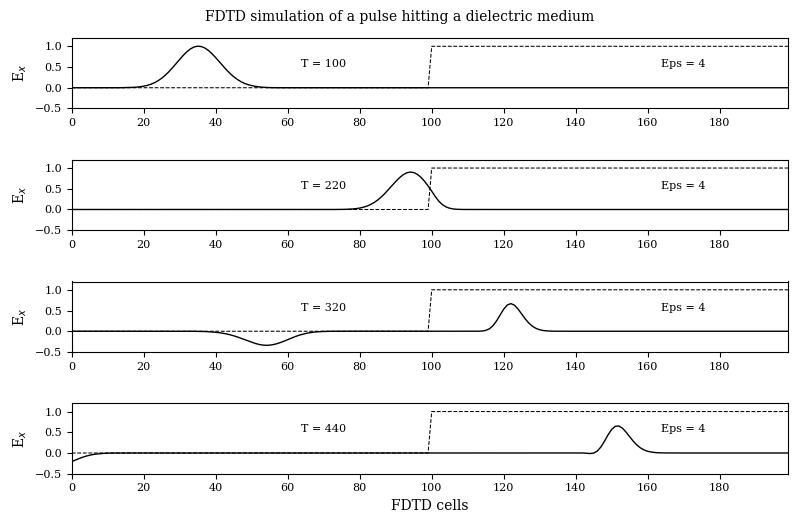

Write Python code to recreate this figure.
#!/usr/bin/env python
# File: fd1d_1_3.py
# Name: D.Saravanan
# Date: 21/10/2021

""" Simulation of a pulse hitting a dielectric medium """

import matplotlib.pyplot as plt
import numpy as np
import matplotlib
matplotlib.rcParams.update({'font.family': 'serif', 'font.size': 8,
                            'axes.labelsize': 10, 'axes.titlesize': 10, 'figure.titlesize': 10})

ke = 200
ex = np.zeros(ke)
hy = np.zeros(ke)

# Pulse parameters
t0 = 40
spread = 12

boundary_low = [0, 0]
boundary_high = [0, 0]

# Create Dielectric Profile
epsilon = 4
cb = np.ones(ke)
cb = 0.5 * cb
cb[100:] = 0.5/epsilon

nsteps = 440

# desired points for plotting
points = [
    {'num_steps': 100, 'data': None, 'label': ' '},
    {'num_steps': 220, 'data': None, 'label': ' '},
    {'num_steps': 320, 'data': None, 'label': ' '},
    {'num_steps': 440, 'data': None, 'label': 'FDTD cells'}
]

# FDTD loop
for time_step in range(1, nsteps + 1):

    # calculate the Ex field
    for k in range(1, ke):
        ex[k] = ex[k] + cb[k] * (hy[k - 1] - hy[k])

    # put a Gaussian pulse at the low end
    ex[5] = ex[5] + np.exp(-0.5 * ((t0 - time_step)/spread)**2)

    # absorbing boundary conditons
    ex[0] = boundary_low.pop(0)
    boundary_low.append(ex[1])
    ex[ke - 1] = boundary_high.pop(0)
    boundary_high.append(ex[ke - 2])

    # calculate the Hy field
    for k in range(ke - 1):
        hy[k] = hy[k] + 0.5 * (ex[k] - ex[k + 1])

    # save data at certain points for plotting
    for plot_data in points:
        if time_step == plot_data['num_steps']:
            plot_data['data'] = np.copy(ex)

fig = plt.figure(figsize=(8, 5.25))
fig.suptitle(r'FDTD simulation of a pulse hitting a dielectric medium')


def plotting(data, timestep, label):
    """ plot of E field at a single time step """
    ax.plot(data, color='k', linewidth=1)
    ax.plot((0.5/cb - 1)/3, 'k--', linewidth=0.75)
    ax.set(xlim=(0, 199), ylim=(-0.5, 1.2),
           xlabel=r'{}'.format(label), ylabel=r'E$_x$')
    ax.set(xticks=np.arange(0, 199, 20), yticks=np.arange(-0.5, 1.2, 0.5))
    ax.text(70, 0.5, 'T = {}'.format(timestep), horizontalalignment='center')
    ax.text(170, 0.5, 'Eps = {}'.format(epsilon), horizontalalignment='center')


for subplot_num, plot_data in enumerate(points):
    ax = fig.add_subplot(4, 1, subplot_num + 1)
    plotting(plot_data['data'], plot_data['num_steps'], plot_data['label'])

plt.tight_layout()
plt.savefig('fd1d_1_3.png')
